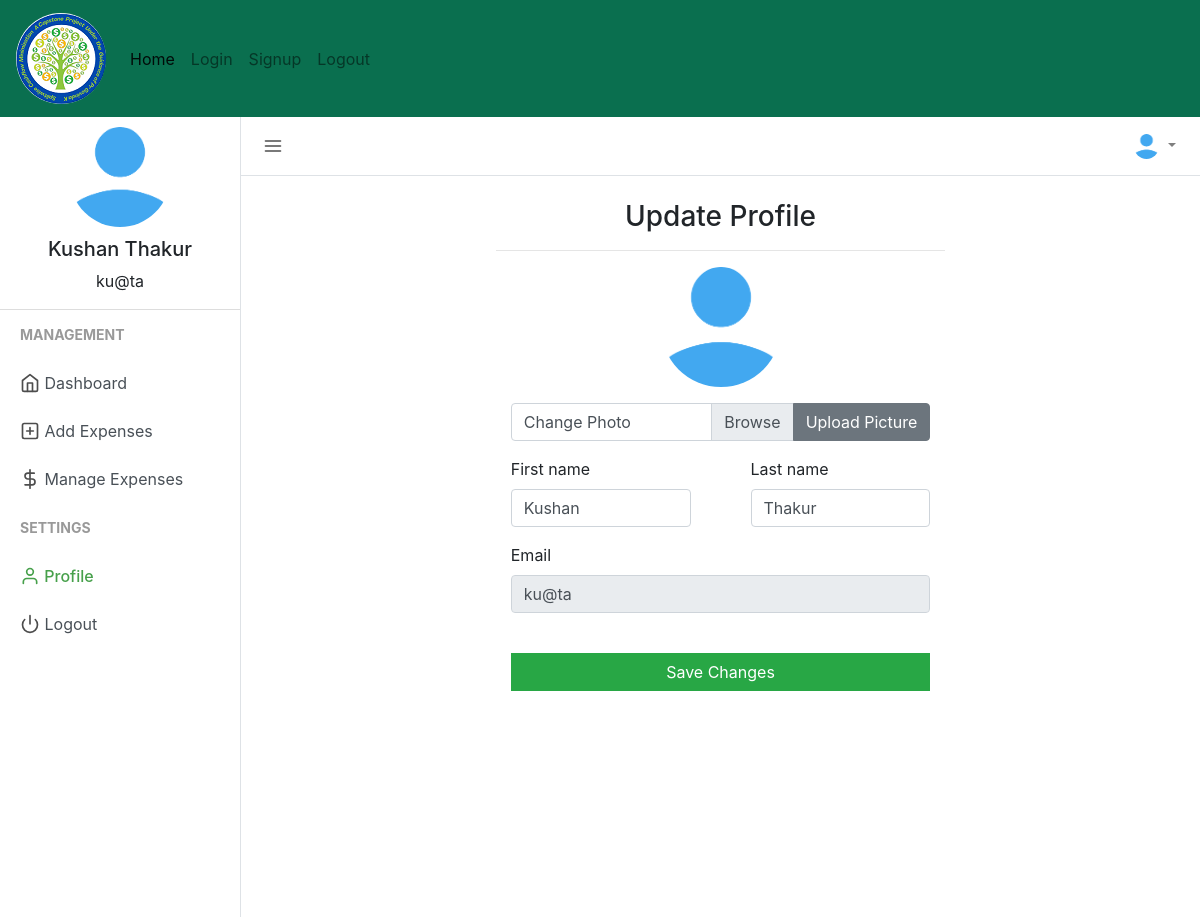
The page /expensemanagement/profile.php (signed in) on the database its author committed.
### tables this page shows
CREATE TABLE `users` (
  `user_id` int(11) NOT NULL,
  `firstname` varchar(50) NOT NULL,
  `lastname` varchar(25) NOT NULL,
  `email` varchar(50) NOT NULL,
  `profile_path` varchar(50) NOT NULL DEFAULT 'default_profile.png',
  `password` varchar(50) NOT NULL,
  `trn_date` datetime NOT NULL
);

### expensemanagement/session.php (called while the page is built, shortened)
<?php
include("config.php");
$sess_email = $_SESSION["email"];
$sql = "SELECT user_id, firstname, lastname, email, profile_path FROM users WHERE email = '$sess_email'";
$result = $con->query($sql);
if ($result->num_rows > 0) {
  while($row = $result->fetch_assoc()) {
    $firstname = $row["firstname"];
    $lastname = $row["lastname"];
    $username =$row["firstname"]." ".$row["lastname"];
    $useremail=$row["email"];
    $userprofile="uploads/".$row["profile_path"];
  }
} else {
    $userid="GHX1Y2";
    $username ="Jhon Doe";
    $useremail="mailid@domain.com";
    $userprofile="Uploads/default_profile.png";
}
?>

### expensemanagement/profile.php (the view, shortened to what this page needs)
<?php
include("session.php");
?>
<!DOCTYPE html>
<html lang="en">
<head>
    <link href="css/bootstrap.min.css" rel="stylesheet">
    <link href="css/style.css" rel="stylesheet">
</head>
<body>
<nav class="navbar navbar-expand-lg navbar-light sticky-top" style="background-color: rgb(10, 111, 79);">
        <a class="navbar-brand" href="../index.php"><img src="../assets/splogo.png" alt="logo" class="rounded-circle"></a>
        <div class="collapse navbar-collapse" id="navbarNavAltMarkup">
            <div class="navbar-nav">
                <a class="nav-item nav-link active" href="../index.php">Home <span class="sr-only">(current)</span></a>
                <a class="nav-item nav-link" href="login.php">Login</a>
                <a class="nav-item nav-link" href="register.php">Signup</a>
                <a class="nav-item nav-link" href="logout.php">Logout</a>
            </div>
        </div>
    </nav>
    <div class="d-flex" id="wrapper">
        <div class="border-right" id="sidebar-wrapper">
            <div class="user">
                <img class="img img-fluid rounded-circle" src="<?php echo $userprofile ?>" width="120">
                <h5><?php echo $username ?></h5>
                <p><?php echo $useremail ?></p>
            </div>
            <div class="sidebar-heading">Management</div>
            <div class="list-group list-group-flush">
                <a href="index.php" class="list-group-item list-group-item-action"><span data-feather="home"></span> Dashboard</a>
                <a href="add_expense.php" class="list-group-item list-group-item-action "><span data-feather="plus-square"></span> Add Expenses</a>
                <a href="manage_expense.php" class="list-group-item list-group-item-action "><span data-feather="dollar-sign"></span> Manage Expenses</a>
            </div>
            <div class="sidebar-heading">Settings </div>
            <div class="list-group list-group-flush">
                <a href="profile.php" class="list-group-item list-group-item-action sidebar-active"><span data-feather="user"></span> Profile</a>
                <a href="logout.php" class="list-group-item list-group-item-action "><span data-feather="power"></span> Logout</a>
            </div>
        </div>
        <div id="page-content-wrapper">
            <nav class="navbar navbar-expand-lg navbar-light  border-bottom">
                <button class="toggler" type="button" id="menu-toggle" aria-expanded="false">
                    <span data-feather="menu"></span>
                </button>
                <div class="collapse navbar-collapse" id="navbarSupportedContent">
                    <ul class="navbar-nav ml-auto mt-2 mt-lg-0">
                        <li class="nav-item dropdown">
                            <a class="nav-link dropdown-toggle" href="#" id="navbarDropdown" role="button" data-toggle="dropdown" aria-haspopup="true" aria-expanded="false">
                                <img class="img img-fluid rounded-circle" src="<?php echo $userprofile ?>" width="25">
                            </a>
                        </li>
                    </ul>
                </div>
            </nav>
            <div class="container-fluid">
                <div class="row justify-content-center">
                    <div class="col-md-6">
                    <h3 class="mt-4 text-center">Update Profile</h3>
                    <hr>
                        <form class="form" method="post" action="" enctype='multipart/form-data'>
                            <div class="text-center mt-3">
                                <img src="<?php echo $userprofile; ?>" class="text-center img img-fluid rounded-circle avatar" width="120" alt="Profile Picture">
                            </div>
                            <div class="input-group col-md mb-3 mt-3">
                                <div class="custom-file">
                                    <label class="custom-file-label" for="profilepic">Change Photo</label>
                                </div>
                                <div class="input-group-append">
                                    <button class="btn btn-secondary" type="submit" name='but_upload' id="profilepicinput">Upload Picture</button>
                                </div>
                            </div>
                        </form>
                        <form class="form" action="" method="post" id="registrationForm" autocomplete="off">
                            <div class="row">
                                <div class="col">
                                    <div class="form-group">
                                        <div class="col-md">
                                            <label for="first_name">
                                                First name
                                            </label>
                                            <input type="text" class="form-control" name="first_name" id="first_name" placeholder="First Name" value="<?php echo $firstname; ?>">
                                        </div>
                                    </div>
                                </div>
                                <div class="col">
                                    <div class="form-group">
                                        <div class="col-md">
                                            <label for="last_name">
                                                Last name
                                            </label>
                                            <input type="text" class="form-control" name="last_name" id="last_name" value="<?php echo $lastname; ?>" placeholder="Last Name">
                                        </div>
                                    </div>
                                </div>
                            </div>
                            <div class="form-group">
                                <div class="col-md">
                                    <label for="email">
                                        Email
                                    </label>
                                    <input type="email" class="form-control" name="email" id="email" value="<?php echo $useremail; ?>" disabled>
                                </div>
                            </div>
                            <div class="form-group">
                                <div class="col-md">
                                    <br>
                                    <button class="btn btn-block btn-md btn-success" style="border-radius:0%;" name="save" type="submit">Save Changes</button>
                                </div>
                            </div>
                        </form>
                    </div>
                </div>
            </div>
        </div>
    </div>
</body>
</html>

### expensemanagement/css/style.css (style rules this page uses)
body { background-color: #efefef; }
.feather { width: 20px; height: 20px; stroke: #4d4d4d; stroke-width: 2; stroke-linecap: round; stroke-linejoin: round; fill: none; vertical-align: text-bottom; }
.list-group { background-color: #ffffff; }
.list-group-item { border: none; }
.user { text-align: center; border-bottom: 1px solid #ddd; }
.user img { padding: 10px; }
.toggler { color: #000; background-color: #fff; border: none; outline: none; }
.sidebar-active { color: #47a04b; font-weight: 500; }
.sidebar-active .feather { stroke: #47a04b; font-weight: 500; }
#wrapper { overflow-x: hidden; background-color: #fff; }
#sidebar-wrapper { min-height: 100vh; margin-left: -15rem; -webkit-transition: margin 0.25s ease-out; -moz-transition: margin 0.25s ease-out; -o-transition: margin 0.25s ease-out; transition: margin 0.25s ease-out; }
#sidebar-wrapper .sidebar-heading { padding: 0.875rem 1.25rem; font-size: 14px; font-weight: bold; text-transform: uppercase; color: #999; }
#sidebar-wrapper .list-group { width: 15rem; }
#page-content-wrapper { min-width: 100vw; }
@media (min-width: 768px) { #sidebar-wrapper { margin-left: 0; } }
@media (min-width: 768px) { #page-content-wrapper { min-width: 0; width: 100%; } }
.container-fluid { margin-right: 20px; }

### rows shown on the page
users: profile_path (placeholder picture), username "Kushan Thakur", email "ku@ta", first_name "Kushan", last_name "Thakur"
